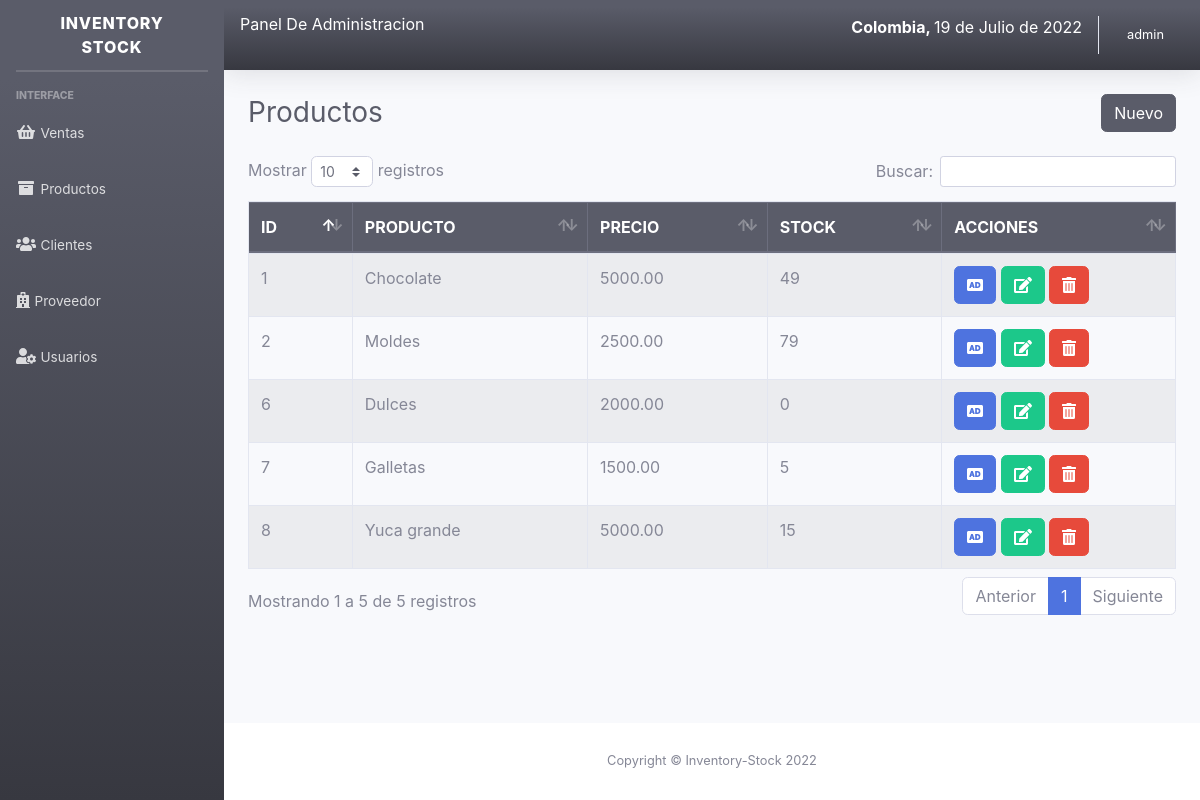
/sistema/lista_productos.php (signed in), run on the app's committed database.
### tables this page shows
CREATE TABLE IF NOT EXISTS `producto` (
  `codproducto` int(11) NOT NULL AUTO_INCREMENT,
  `descripcion` varchar(200) NOT NULL,
  `proveedor` int(11) NOT NULL,
  `precio` decimal(10,2) NOT NULL,
  `existencia` int(11) NOT NULL,
  `usuario_id` int(11) NOT NULL,
  PRIMARY KEY (`codproducto`)
);

### sistema/includes/functions.php (called while the page is built, shortened)
<?php
	function fechaColombia(){
		$mes = array("","Enero",
					  "Febrero",
					  "Marzo",
					  "Abril",
					  "Mayo",
					  "Junio",
					  "Julio",
					  "Agosto",
					  "Septiembre",
					  "Octubre",
					  "Noviembre",
					  "Diciembre");
		return date('d')." de ". $mes[date('n')] . " de " . date('Y');
	}
 ?>

### sistema/lista_productos.php (the view, shortened to what this page needs)
<?php include_once "includes/header.php"; ?>
<div class="container-fluid">
	<div class="d-sm-flex align-items-center justify-content-between mb-4">
		<h1 class="h3 mb-0 text-gray-800">Productos</h1>
		<a href="registro_producto.php" class="btn btn-dark">Nuevo</a>
	</div>
	<div class="row">
		<div class="col-lg-12">
			<div class="table-responsive">
				<table class="table table-striped table-bordered" id="table">
					<thead class="thead-dark">
						<tr>
							<th>ID</th>
							<th>PRODUCTO</th>
							<th>PRECIO</th>
							<th>STOCK</th>
							<?php if ($_SESSION['rol'] == 1) { ?>
							<th>ACCIONES</th>
							<?php } ?>
						</tr>
					</thead>
					<tbody>
						<?php
						include "../conexion.php";
						$query = mysqli_query($conexion, "SELECT * FROM producto");
						$result = mysqli_num_rows($query);
						if ($result > 0) {
							while ($data = mysqli_fetch_assoc($query)) { ?>
								<tr>
									<td><?php echo $data['codproducto']; ?></td>
									<td><?php echo $data['descripcion']; ?></td>
									<td><?php echo $data['precio']; ?></td>
									<td><?php echo $data['existencia']; ?></td>
										<?php if ($_SESSION['rol'] == 1) { ?>
									<td>
										<a href="agregar_producto.php?id=<?php echo $data['codproducto']; ?>" class="btn btn-primary"><i class='fas fa-audio-description'></i></a>
										<a href="editar_producto.php?id=<?php echo $data['codproducto']; ?>" class="btn btn-success"><i class='fas fa-edit'></i></a>
										<form action="eliminar_producto.php?id=<?php echo $data['codproducto']; ?>" method="post" class="confirmar d-inline">
											<button class="btn btn-danger" type="submit"><i class='fas fa-trash-alt'></i> </button>
										</form>
									</td>
										<?php } ?>
								</tr>
						<?php }
						} ?>
					</tbody>
				</table>
			</div>
		</div>
	</div>
</div>
<?php include_once "includes/footer.php"; ?>

### sistema/includes/header.php (shortened to what this page needs)
<?php
include "includes/functions.php";
?>
<!DOCTYPE html>
<html lang="en">
<head>
	<link rel="stylesheet" href="css/styles.css">
	<link href="css/sb-admin-2.min.css" rel="stylesheet">
	<link rel="stylesheet" href="css/dataTables.bootstrap4.min.css">
	<link rel="stylesheet" type="text/css" href="sistema/fonts/font-awesome-4.7.0/css/font-awesome.min.css">
</head>
<body id="page-top">
	<div id="wrapper">
		<?php include_once "includes/menu.php"; ?>
		<div id="content-wrapper" class="d-flex flex-column">
			<div id="content">
				<nav class="navbar navbar-expand navbar-light bg-gradient-dark text-white topbar mb-4 static-top shadow">
					<div class="input-group">
						<h6>Panel De Administracion</h6>
						<p class="ml-auto"><strong>Colombia, </strong><?php echo fechaColombia(); ?></p>
					</div>
					<ul class="navbar-nav ml-auto">
						<li class="nav-item dropdown no-arrow">
							<a class="nav-link dropdown-toggle" href="#" id="userDropdown" role="button" data-toggle="dropdown" aria-haspopup="true" aria-expanded="false">
								<span class="mr-2 d-none d-lg-inline small text-white"><?php echo $_SESSION['nombre']; ?></span>
							</a>
						</li>
					</ul>
				</nav>
</body>

### sistema/includes/menu.php (shortened to what this page needs)
<ul class="navbar-nav bg-gradient-dark sidebar sidebar-dark accordion" id="accordionSidebar">
	<a class="sidebar-brand d-flex align-items-center justify-content-center" href="index.php">
		<div class="sidebar-brand-text mx-3">Inventory Stock</div>
	</a>
	<hr class="sidebar-divider my-0">
	<hr class="sidebar-divider">
	<div class="sidebar-heading">
		Interface
	</div>
	<li class="nav-item">
		<a class="nav-link collapsed" href="#" data-toggle="collapse" data-target="#collapseTwo" aria-expanded="true" aria-controls="collapseTwo">
			<i class="fas fa-fw fa-shopping-basket"></i>
			<span>Ventas</span>
		</a>
	</li>
	<li class="nav-item">
		<a class="nav-link collapsed" href="#" data-toggle="collapse" data-target="#collapseUtilities" aria-expanded="true" aria-controls="collapseUtilities">
			<i class="fas fa-fw fa-archive"></i>
			<span>Productos</span>
		</a>
	</li>
	<li class="nav-item">
		<a class="nav-link collapsed" href="#" data-toggle="collapse" data-target="#collapseClientes" aria-expanded="true" aria-controls="collapseUtilities">
			<i class="fas fa-users"></i>
			<span>Clientes</span>
		</a>
	</li>
	<li class="nav-item">
		<a class="nav-link collapsed" href="#" data-toggle="collapse" data-target="#collapseProveedor" aria-expanded="true" aria-controls="collapseUtilities">
			<i class="fas fa-hospital"></i>
			<span>Proveedor</span>
		</a>
	</li>
	<?php if ($_SESSION['rol'] == 1) { ?>
		<li class="nav-item">
			<a class="nav-link collapsed" href="#" data-toggle="collapse" data-target="#collapseUsuarios" aria-expanded="true" aria-controls="collapseUtilities">
				<i class="fas fa-user-cog"></i>
				<span>Usuarios</span>
			</a>
		</li>
	<?php } ?>
</ul>

### sistema/includes/footer.php (shortened to what this page needs)
<footer class="sticky-footer bg-white">
  <div class="container my-auto">
    <div class="copyright text-center my-auto">
      <span>Copyright &copy; Inventory-Stock <?php echo date("Y"); ?></span>
    </div>
  </div>
</footer>
</body>
</html>

### data on the page
producto: codproducto "1", descripcion "Chocolate", precio "5000.00", existencia "49"
producto: codproducto "2", descripcion "Moldes", precio "2500.00", existencia "79"
producto: codproducto "6", descripcion "Dulces", precio "2000.00", existencia "0"
producto: codproducto "7", descripcion "Galletas", precio "1500.00", existencia "5"
producto: codproducto "8", descripcion "Yuca grande", precio "5000.00", existencia "15"

### other printed values
fechaColombia() "19 de Julio de 2022"
$_SESSION['nombre'] "admin"
